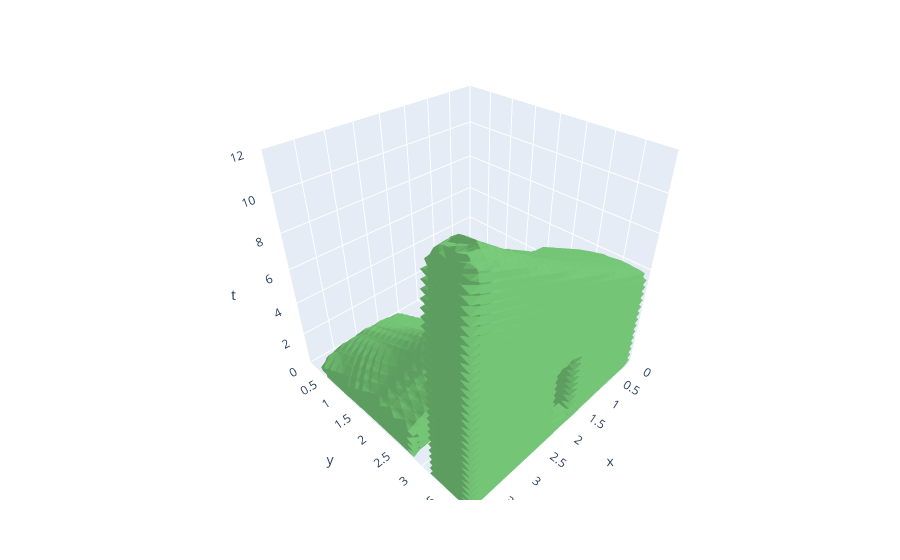

This figure's notebook cell:
### Code cell
impl_short.plot(
    out2, 
    axes=('x', 'y', 't'),
    # transform_select=[('x', 2.), ('y', 2.2)],
)

### Figure 1 — Plotly figure (JSON) as saved in the notebook; plotly's stock layout.template omitted (floating-point values rounded to 4 significant figures; data arrays with more than 128 entries replaced by an {"elided": "..."} marker saying what was removed)
{"data": [{"caps": {"x": {"show": false}, "y": {"show": false}, "z": {"show": false}}, "colorscale": [[0, "rgb(247,252,245)"], [0.125, "rgb(229,245,224)"], [0.25, "rgb(199,233,192)"], [0.375, "rgb(161,217,155)"], [0.5, "rgb(116,196,118)"], [0.625, "rgb(65,171,93)"], [0.75, "rgb(35,139,69)"], [0.875, "rgb(0,109,44)"], [1, "rgb(0,68,27)"]], "isomax": 0, "isomin": 0, "showscale": false, "surface": {"count": 1}, "type": "isosurface", "value": {"elided": "38125 float values"}, "x": {"elided": "38125 float values"}, "y": {"elided": "38125 float values"}, "z": {"elided": "38125 float values"}}], "layout": {"scene": {"aspectmode": "cube", "xaxis": {"range": [0, 4], "title": {"text": "x"}}, "yaxis": {"range": [0, 4], "title": {"text": "y"}}, "zaxis": {"range": [0, 12], "title": {"text": "t"}}}}}
